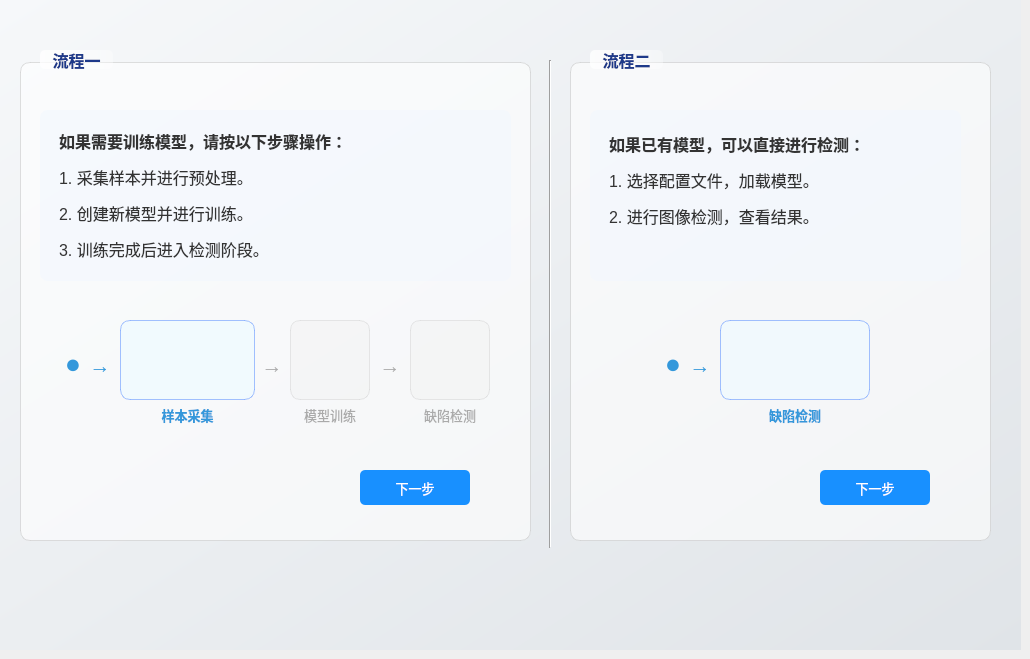
    <widget class="QWidget" name="startWidget">
     <attribute name="title">
      <string>开始</string>
     </attribute>
     <widget class="Line" name="line">
      <property name="geometry">
       <rect>
        <x>540</x>
        <y>60</y>
        <width>20</width>
        <height>488</height>
       </rect>
      </property>
      <property name="styleSheet">
       <string notr="true">color: rgba(200, 200, 200, 150);</string>
      </property>
      <property name="orientation">
       <enum>Qt::Orientation::Vertical</enum>
      </property>
     </widget>
     <widget class="QGroupBox" name="groupBox">
      <property name="geometry">
       <rect>
        <x>20</x>
        <y>50</y>
        <width>511</width>
        <height>491</height>
       </rect>
      </property>
      <property name="styleSheet">
       <string notr="true">QGroupBox {
    background-color: rgba(255, 255, 255, 150);
    border: 1px solid rgba(200, 200, 200, 150);
    border-radius: 10px;
    margin-top: 12px;
    font-family: &quot;Microsoft YaHei UI&quot;;
    font-size: 12pt;
    font-weight: bold;
    color: #1e3a8a;
}
QGroupBox::title {
    subcontrol-origin: margin;
    left: 20px;
    padding: 0px 10px;
    background-color: qlineargradient(spread:pad, x1:0, y1:0, x2:1, y2:0, stop:0 rgba(255, 255, 255, 200), stop:1 rgba(255, 255, 255, 80));
    border-radius: 5px;
}</string>
      </property>
      <property name="title">
       <string>流程一</string>
      </property>
      <widget class="QLabel" name="startLabel">
       <property name="geometry">
        <rect>
         <x>20</x>
         <y>60</y>
         <width>471</width>
         <height>171</height>
        </rect>
       </property>
       <property name="styleSheet">
        <string notr="true">font-family: &quot;Microsoft YaHei UI&quot;;
font-size: 12pt;
color: #333333;
background-color: rgba(240, 247, 255, 120);
border-radius: 8px;
padding: 15px;
line-height: 1.5;</string>
       </property>
       <property name="text">
        <string>&lt;html&gt;&lt;head/&gt;&lt;body&gt;&lt;p&gt;&lt;span style=&quot; font-weight:600;&quot;&gt;如果需要训练模型，请按以下步骤操作：&lt;/span&gt;&lt;/p&gt;&lt;p&gt;1. 采集样本并进行预处理。&lt;/p&gt;&lt;p&gt;2. 创建新模型并进行训练。&lt;/p&gt;&lt;p&gt;3. 训练完成后进入检测阶段。&lt;/p&gt;&lt;/body&gt;&lt;/html&gt;</string>
       </property>
       <property name="textFormat">
        <enum>Qt::TextFormat::RichText</enum>
       </property>
       <property name="alignment">
        <set>Qt::AlignmentFlag::AlignLeading|Qt::AlignmentFlag::AlignLeft|Qt::AlignmentFlag::AlignVCenter</set>
       </property>
      </widget>
      <widget class="QLabel" name="narrow2">
       <property name="geometry">
        <rect>
         <x>237</x>
         <y>300</y>
         <width>30</width>
         <height>30</height>
        </rect>
       </property>
       <property name="font">
        <font>
         <pointsize>16</pointsize>
         <bold>true</bold>
        </font>
       </property>
       <property name="styleSheet">
        <string notr="true">color: #aaaaaa;</string>
       </property>
       <property name="text">
        <string>→</string>
       </property>
       <property name="alignment">
        <set>Qt::AlignmentFlag::AlignCenter</set>
       </property>
       <property name="color" stdset="0">
        <string>gray</string>
       </property>
      </widget>
      <widget class="QLabel" name="narrow1">
       <property name="geometry">
        <rect>
         <x>65</x>
         <y>300</y>
         <width>30</width>
         <height>30</height>
        </rect>
       </property>
       <property name="font">
        <font>
         <pointsize>16</pointsize>
         <bold>true</bold>
        </font>
       </property>
       <property name="styleSheet">
        <string notr="true">color: #3498db;</string>
       </property>
       <property name="text">
        <string>→</string>
       </property>
       <property name="alignment">
        <set>Qt::AlignmentFlag::AlignCenter</set>
       </property>
      </widget>
      <widget class="QLabel" name="narrow3">
       <property name="geometry">
        <rect>
         <x>355</x>
         <y>300</y>
         <width>30</width>
         <height>30</height>
        </rect>
       </property>
       <property name="font">
        <font>
         <pointsize>16</pointsize>
         <bold>true</bold>
        </font>
       </property>
       <property name="styleSheet">
        <string notr="true">color: #aaaaaa;</string>
       </property>
       <property name="text">
        <string>→</string>
       </property>
       <property name="alignment">
        <set>Qt::AlignmentFlag::AlignCenter</set>
       </property>
       <property name="color" stdset="0">
        <string>gray</string>
       </property>
      </widget>
      <widget class="QPushButton" name="detectButton">
       <property name="enabled">
        <bool>false</bool>
       </property>
       <property name="geometry">
        <rect>
         <x>390</x>
         <y>270</y>
         <width>80</width>
         <height>80</height>
        </rect>
       </property>
       <property name="styleSheet">
        <string notr="true">QPushButton {
    background-color: rgba(240, 240, 240, 200);
    border: 1px solid rgba(200, 200, 200, 150);
    border-radius: 10px;
}

QPushButton:disabled {
    background-color: rgba(240, 240, 240, 100);
    border: 1px solid rgba(200, 200, 200, 100);
}

QPushButton:hover {
    background-color: rgba(220, 240, 255, 200);
    border: 1px solid rgba(100, 170, 255, 150);
}</string>
       </property>
       <property name="text">
        <string/>
       </property>
       <property name="icon">
        <iconset>
         <normaloff>ui/icon/detect.svg</normaloff>ui/icon/detect.svg</iconset>
       </property>
       <property name="iconSize">
        <size>
         <width>56</width>
         <height>56</height>
        </size>
       </property>
      </widget>
      <widget class="QPushButton" name="sampleButton">
       <property name="geometry">
        <rect>
         <x>100</x>
         <y>270</y>
         <width>135</width>
         <height>80</height>
        </rect>
       </property>
       <property name="styleSheet">
        <string notr="true">QPushButton {
    background-color: rgba(240, 250, 255, 200);
    border: 1px solid rgba(100, 150, 255, 150);
    border-radius: 10px;
}

QPushButton:hover {
    background-color: rgba(220, 240, 255, 230);
    border: 1px solid rgba(100, 170, 255, 200);
}

QPushButton:pressed {
    background-color: rgba(200, 230, 255, 250);
    border: 1px solid rgba(70, 130, 255, 200);
}</string>
       </property>
       <property name="text">
        <string/>
       </property>
       <property name="icon">
        <iconset>
         <normaloff>ui/icon/sample_combined.svg</normaloff>ui/icon/sample_combined.svg</iconset>
       </property>
       <property name="iconSize">
        <size>
         <width>112</width>
         <height>56</height>
        </size>
       </property>
      </widget>
      <widget class="QLabel" name="spot1">
       <property name="geometry">
        <rect>
         <x>38</x>
         <y>298</y>
         <width>30</width>
         <height>30</height>
        </rect>
       </property>
       <property name="font">
        <font>
         <pointsize>20</pointsize>
         <bold>true</bold>
        </font>
       </property>
       <property name="styleSheet">
        <string notr="true">color: #3498db;</string>
       </property>
       <property name="text">
        <string>●</string>
       </property>
       <property name="alignment">
        <set>Qt::AlignmentFlag::AlignCenter</set>
       </property>
      </widget>
      <widget class="QPushButton" name="modelButton">
       <property name="enabled">
        <bool>false</bool>
       </property>
       <property name="geometry">
        <rect>
         <x>270</x>
         <y>270</y>
         <width>80</width>
         <height>80</height>
        </rect>
       </property>
       <property name="styleSheet">
        <string notr="true">QPushButton {
    background-color: rgba(240, 240, 240, 200);
    border: 1px solid rgba(200, 200, 200, 150);
    border-radius: 10px;
}

QPushButton:disabled {
    background-color: rgba(240, 240, 240, 100);
    border: 1px solid rgba(200, 200, 200, 100);
}

QPushButton:hover {
    background-color: rgba(220, 240, 255, 200);
    border: 1px solid rgba(100, 170, 255, 150);
}</string>
       </property>
       <property name="text">
        <string/>
       </property>
       <property name="icon">
        <iconset>
         <normaloff>ui/icon/model.svg</normaloff>ui/icon/model.svg</iconset>
       </property>
       <property name="iconSize">
        <size>
         <width>56</width>
         <height>56</height>
        </size>
       </property>
      </widget>
      <widget class="QPushButton" name="startNextButton">
       <property name="geometry">
        <rect>
         <x>340</x>
         <y>420</y>
         <width>110</width>
         <height>35</height>
        </rect>
       </property>
       <property name="styleSheet">
        <string notr="true">QPushButton {
    background-color: #1890ff;
    color: white;
    border: none;
    border-radius: 5px;
    padding: 5px 10px;
    font-family: &quot;Microsoft YaHei UI&quot;;
    font-size: 10pt;
}

QPushButton:hover {
    background-color: #40a9ff;
}

QPushButton:pressed {
    background-color: #096dd9;
}</string>
       </property>
       <property name="text">
        <string>下一步</string>
       </property>
       <property name="icon">
        <iconset>
         <normaloff>ui/icon/next.svg</normaloff>ui/icon/next.svg</iconset>
       </property>
       <property name="iconSize">
        <size>
         <width>16</width>
         <height>16</height>
        </size>
       </property>
      </widget>
      <widget class="QLabel" name="sampleLabel">
       <property name="geometry">
        <rect>
         <x>100</x>
         <y>350</y>
         <width>135</width>
         <height>30</height>
        </rect>
       </property>
       <property name="styleSheet">
        <string notr="true">font-family: &quot;Microsoft YaHei UI&quot;;
font-size: 10pt;
color: #3498db;
font-weight: bold;</string>
       </property>
       <property name="text">
        <string>样本采集</string>
       </property>
       <property name="alignment">
        <set>Qt::AlignmentFlag::AlignCenter</set>
       </property>
      </widget>
      <widget class="QLabel" name="modelLabel">
       <property name="geometry">
        <rect>
         <x>270</x>
         <y>350</y>
         <width>80</width>
         <height>30</height>
        </rect>
       </property>
       <property name="styleSheet">
        <string notr="true">font-family: &quot;Microsoft YaHei UI&quot;;
font-size: 10pt;
color: #aaaaaa;</string>
       </property>
       <property name="text">
        <string>模型训练</string>
       </property>
       <property name="alignment">
        <set>Qt::AlignmentFlag::AlignCenter</set>
       </property>
      </widget>
      <widget class="QLabel" name="detectLabel">
       <property name="geometry">
        <rect>
         <x>390</x>
         <y>350</y>
         <width>80</width>
         <height>30</height>
        </rect>
       </property>
       <property name="styleSheet">
        <string notr="true">font-family: &quot;Microsoft YaHei UI&quot;;
font-size: 10pt;
color: #aaaaaa;</string>
       </property>
       <property name="text">
        <string>缺陷检测</string>
       </property>
       <property name="alignment">
        <set>Qt::AlignmentFlag::AlignCenter</set>
       </property>
      </widget>
     </widget>
     <widget class="QGroupBox" name="groupBox_2">
      <property name="geometry">
       <rect>
        <x>570</x>
        <y>50</y>
        <width>421</width>
        <height>491</height>
       </rect>
      </property>
      <property name="styleSheet">
       <string notr="true">QGroupBox {
    background-color: rgba(255, 255, 255, 150);
    border: 1px solid rgba(200, 200, 200, 150);
    border-radius: 10px;
    margin-top: 12px;
    font-family: &quot;Microsoft YaHei UI&quot;;
    font-size: 12pt;
    font-weight: bold;
    color: #1e3a8a;
}
QGroupBox::title {
    subcontrol-origin: margin;
    left: 20px;
    padding: 0px 10px;
    background-color: qlineargradient(spread:pad, x1:0, y1:0, x2:1, y2:0, stop:0 rgba(255, 255, 255, 200), stop:1 rgba(255, 255, 255, 80));
    border-radius: 5px;
}</string>
      </property>
      <property name="title">
       <string>流程二</string>
      </property>
      <widget class="QLabel" name="quickLabel">
       <property name="geometry">
        <rect>
         <x>20</x>
         <y>60</y>
         <width>371</width>
         <height>171</height>
        </rect>
       </property>
       <property name="styleSheet">
        <string notr="true">font-family: &quot;Microsoft YaHei UI&quot;;
font-size: 12pt;
color: #333333;
background-color: rgba(240, 247, 255, 120);
border-radius: 8px;
padding: 15px;
line-height: 1.5;</string>
       </property>
       <property name="text">
        <string>&lt;html&gt;&lt;head/&gt;&lt;body&gt;&lt;p&gt;&lt;span style=&quot; font-weight:600;&quot;&gt;如果已有模型，可以直接进行检测：&lt;/span&gt;&lt;/p&gt;&lt;p&gt;1. 选择配置文件，加载模型。&lt;/p&gt;&lt;p&gt;2. 进行图像检测，查看结果。&lt;/p&gt;&lt;p/&gt;&lt;/body&gt;&lt;/html&gt;</string>
       </property>
       <property name="textFormat">
        <enum>Qt::TextFormat::RichText</enum>
       </property>
       <property name="alignment">
        <set>Qt::AlignmentFlag::AlignLeading|Qt::AlignmentFlag::AlignLeft|Qt::AlignmentFlag::AlignVCenter</set>
       </property>
      </widget>
      <widget class="QPushButton" name="quickDetectButton">
       <property name="enabled">
        <bool>true</bool>
       </property>
       <property name="geometry">
        <rect>
         <x>150</x>
         <y>270</y>
         <width>150</width>
         <height>80</height>
        </rect>
       </property>
       <property name="styleSheet">
        <string notr="true">QPushButton {
    background-color: rgba(240, 250, 255, 200);
    border: 1px solid rgba(100, 150, 255, 150);
    border-radius: 10px;
}

QPushButton:hover {
    background-color: rgba(220, 240, 255, 230);
    border: 1px solid rgba(100, 170, 255, 200);
}

QPushButton:pressed {
    background-color: rgba(200, 230, 255, 250);
    border: 1px solid rgba(70, 130, 255, 200);
}</string>
       </property>
       <property name="text">
        <string/>
       </property>
       <property name="icon">
        <iconset>
         <normaloff>ui/icon/detect_combined.svg</normaloff>ui/icon/detect_combined.svg</iconset>
       </property>
       <property name="iconSize">
        <size>
         <width>112</width>
         <height>56</height>
        </size>
       </property>
      </widget>
      <widget class="QLabel" name="spot2">
       <property name="geometry">
        <rect>
         <x>88</x>
         <y>298</y>
         <width>30</width>
         <height>30</height>
        </rect>
       </property>
       <property name="font">
        <font>
         <pointsize>20</pointsize>
         <bold>true</bold>
        </font>
       </property>
       <property name="styleSheet">
        <string notr="true">color: #3498db;</string>
       </property>
       <property name="text">
        <string>●</string>
       </property>
       <property name="alignment">
        <set>Qt::AlignmentFlag::AlignCenter</set>
       </property>
      </widget>
      <widget class="QLabel" name="narrow4">
       <property name="geometry">
        <rect>
         <x>115</x>
         <y>300</y>
         <width>30</width>
         <height>30</height>
        </rect>
       </property>
       <property name="font">
        <font>
         <pointsize>16</pointsize>
         <bold>true</bold>
        </font>
       </property>
       <property name="styleSheet">
        <string notr="true">color: #3498db;</string>
       </property>
       <property name="text">
        <string>→</string>
       </property>
       <property name="alignment">
        <set>Qt::AlignmentFlag::AlignCenter</set>
       </property>
      </widget>
      <widget class="QPushButton" name="quickNextButton">
       <property name="geometry">
        <rect>
         <x>250</x>
         <y>420</y>
         <width>110</width>
         <height>35</height>
        </rect>
       </property>
       <property name="styleSheet">
        <string notr="true">QPushButton {
    background-color: #1890ff;
    color: white;
    border: none;
    border-radius: 5px;
    padding: 5px 10px;
    font-family: &quot;Microsoft YaHei UI&quot;;
    font-size: 10pt;
}

QPushButton:hover {
    background-color: #40a9ff;
}

QPushButton:pressed {
    background-color: #096dd9;
}</string>
       </property>
       <property name="text">
        <string>下一步</string>
       </property>
       <property name="icon">
        <iconset>
         <normaloff>ui/icon/next.svg</normaloff>ui/icon/next.svg</iconset>
       </property>
       <property name="iconSize">
        <size>
         <width>16</width>
         <height>16</height>
        </size>
       </property>
      </widget>
      <widget class="QLabel" name="quickDetectLabel">
       <property name="geometry">
        <rect>
         <x>150</x>
         <y>350</y>
         <width>150</width>
         <height>30</height>
        </rect>
       </property>
       <property name="styleSheet">
        <string notr="true">font-family: &quot;Microsoft YaHei UI&quot;;
font-size: 10pt;
color: #3498db;
font-weight: bold;</string>
       </property>
       <property name="text">
        <string>缺陷检测</string>
       </property>
       <property name="alignment">
        <set>Qt::AlignmentFlag::AlignCenter</set>
       </property>
      </widget>
     </widget>
     <widget class="QLabel" name="mainBackgroundLabel">
      <property name="geometry">
       <rect>
        <x>0</x>
        <y>0</y>
        <width>1021</width>
        <height>650</height>
       </rect>
      </property>
      <property name="styleSheet">
       <string notr="true">background-color: qlineargradient(spread:pad, x1:0, y1:0, x2:1, y2:1, stop:0 #f6f8fa, stop:1 #e0e4e8);</string>
      </property>
      <property name="text">
       <string/>
      </property>
     </widget>
     <zorder>mainBackgroundLabel</zorder>
     <zorder>line</zorder>
     <zorder>groupBox</zorder>
     <zorder>groupBox_2</zorder>
    </widget>
